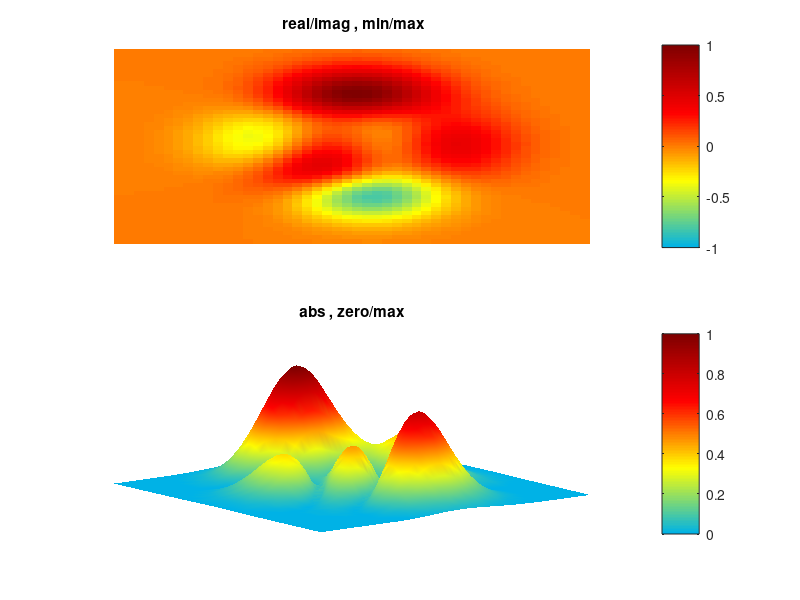

Reproduce this figure in MATLAB.
function [ J ] = LVCMv2( CmapSelect , M , CNNDs )

%Input-Check/Set
if nargin == 2
    CNNDs = []; %Default Value (Equally Spaced Colors)
elseif nargin == 1
    CNNDs = [];
    M = 128;
elseif nargin == 0
    CNNDs = []; %Color-Node Normalized Distances
    M = 128; 
    CmapSelect = 17;
end

%If CmapSelect is a Nc-by-3 vector, then use the colors in each row of this
%matrix to create a Linearly_Varying Colormap, with these colors. Else if
%CmapSelect is a scalar (1..11 etc), this creates a preset colormap.
if ~isscalar( CmapSelect )
    cs = CmapSelect ;
else

    switch CmapSelect
        
        %------------------------------------------------------------------
        %Good for Abs Values ( 0 -> 1 )
        %------------------------------------------------------------------
        case 2 , cs = [ 0 0 0 ; 1 0 0 ; 1 1 0 ; 1 1 1 ]; %Hot
        case 3 , cs = [ 1 1 1 ; 1 1 0 ; 1 0.5 0 ; 1 0 0 ]; %White-Heat
        case 4 , cs = [ 0 0 0 ; 0 1 0 ; 1 1 0 ; 1 1 1 ]; %Mojito
        case 5 , cs = [ 0 0 0 ; 0 0 1 ; 0 1 1 ; 1 1 1 ]; %SapFire
        case 11, cs = [ 1 1 1 ; 0 1 1 ; 0 0 1 ; 0 0 0]; %inv SapFire
        case 12, cs = [ 0 0 0 ; .5 0 1 ; .8 0 0 ; 1 1 0 ]; % EyePat:Black/Purple/Dark-Red/Yellow
        case 12.1,cs= [ 0 0 0 ; .5 0 .5 ; 1 0 0 ; 1 1 0 ; 1 1 1]; %EyePat Mod v1
        case 12.2,cs= [ 0 0 0 ; 0 0 1 ; 1 0 0 ; 1 1 0 ; 1 1 1 ]; CNNDs = [ 0.5 1 1 0.5 ];%EyePat Mod v2
        case 13,   cs = [ 0 0 0 ; 0 0 0.5 ; 0 0 1 ; 0 1 1 ; 1 1 0 ; 1 0 0 ; 0.5 0 0 ];  %Black-Jet
            if isempty( CNNDs ), CNNDs = [1 2 2 2 2 2]; end
        case 13.1, cs = [ 1 1 1 ; 0 0 1 ; 0 1 1 ; 1 1 0 ; 1 0 0 ; 0.5 0 0 ]; %White-Jet
            if isempty( CNNDs ), CNNDs = [1 2 2 2 2]; end
        case 14, cs = [ 0 0 0 ; 0.5 0 0 ; 1 0 0 ; 1 1 0 ; 0 1 1 ; 0 0 1 ; 0 0 0.5 ]; %Inv-Black-Jet
        case 15, cs = [ 0 0 0 ; 0.5 0 0 ; 1 0 0 ; 1 1 0 ; 0 1 1 ; 1 1 1 ]; %Mod-Inv-Blk-Jet
        case 16, cs = [ 1 1 1 ; 1 1 0 ; 1 0 0 ; 0 0 1 ; 0 1 1 ]; %Inverted-Jet
        case 17, cs = [0 .7 .9; 1 1 0 ; 1 0 0; .5 0 0]; % Cyan -> Yellow -> Red
    
        %------------------------------------------------------------------    
        %Good for Real Values ( -1 -> 0 -> 1 )
        %------------------------------------------------------------------
        case 1 , cs = [ 0 0 0.5 ; 0 0 1 ; 0 1 1 ; 1 1 0 ; 1 0 0 ; 0.5 0 0 ]; %Jet
        case 6 , cs = [ 0 0 0.5 ; 0 0 1 ; 0 1 1 ; 1 1 1 ; 1 1 0 ; 1 0 0 ; 0.5 0 0 ]; %AltJet (white-mid)
        case 7 , cs = [ 0 0 0.5 ; 0 0 1 ; 1 1 1 ; 1 0 0 ; 0.5 0 0 ]; %Deep-LaFrance
        case 7.1, cs = [ 0 0 0.5 ; 0 0 1 ; .9 .9 .7 ; 1 0 0 ; 0.5 0 0 ]; %Deep-LaFrance (Cream-White)
        case 8 , cs = [ 0 0 1 ; 1 1 1 ; 1 0 0 ]; %LaFrance
        case 9 , cs = [ 0 1 1 ; 0 0 1 ; 0 0 0 ; 1 0 0 ; 1 1 0 ]; %Black AltJet
        case 10, cs = [ 0 1 1 ; 0 0 1 ; 1 1 1 ; 1 0 0 ; 1 1 0 ]; %White AltJet
    end

end
Nc = size(cs,1); %Number of Color-Nodes Requested

%Default CNNDs: Equally Spaced Colors
if isempty( CNNDs )
    CNNDs = ones(1,Nc-1) / (Nc-1); 
end

%Checks!
if length( CNNDs ) ~= (Nc-1)
    error( ' ** Invalid Number of CNNDs! (Number-Color-Nodes minus one!)...' )
end

%Normalize (0,1) the CNNDs
if sum( CNNDs ) ~= 1, 
    CNNDs = CNNDs / sum( CNNDs );
end

%Generate Lin-Var-Color-Map: The values of [u1] are ranged in [1,Nc]. For example if u1(45)=2.78, 
%this means that the color with index 45 will be 78% that of cs(3,:) mixed with 22% that of cs(2,:).
Mcs  = [ 1 cumsum(CNNDs*M) ]; %At which "continuous"-M-index is each color of [cs] matrix
u1 = interp1( Mcs , 1:Nc , 1:M )'; %Between which Color index each M-index falls
u1 = max( min( u1 , Nc ) , 1 );
u2 = [ floor( u1 ) , ceil( u1 ) , 1-mod( u1 , 1 ) , mod( u1 , 1 ) ];
J = cs( u2(:,1) , : ) .* (u2(:,3)*ones(1,3)) + cs( u2(:,2) , : ) .* (u2(:,4)*ones(1,3)) ;

%Test Plot
if nargin == 0 && nargout == 0
    close all; %clc
    u = peaks; u = u / max(abs(u(:)));
    
    subplot(2,1,1)
    surf(u); view(2); colorbar; shading flat; caxis( [-1 +1] );
    colormap(J);
    axis off; title(' real/imag , min/max')
    
    subplot(2,1,2)
    surf(abs(u)); view(3); colorbar; shading interp; caxis( [0 +1] );
    colormap(J);
    axis off; title( 'abs , zero/max' )
    
end


